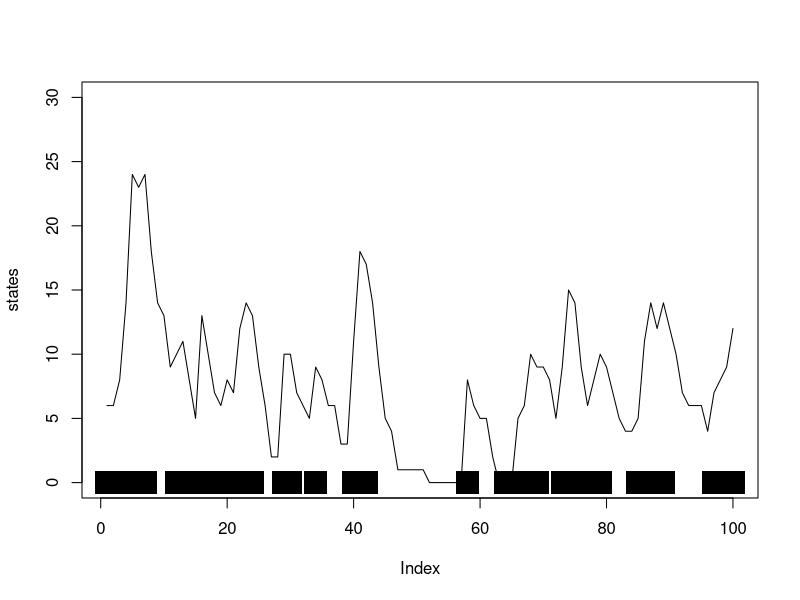

Generate this figure with R:
## set working directory 
setwd("~/PycharmProjects/Stochasticity_Sister_Cells/")

## initialization 
p0 = 6            # initial concentration of the protein
k_ON = .3       # rate of switching to the ON state
k_OFF = .12      # rate of switching to the OFF state
K = k_ON + k_OFF # 
k_s = 4.43        # synthesis (production) rate
k_m = .254      # degradation rate

p_g = function(g1, g2, t) {
  exp(- K * t) * ifelse(g1 == g2, 1, 0) + 
    (1 - exp(- K * t)) * ( ifelse(g2 == 1, k_ON, k_OFF) / K)
}

p_m = function(n1, n2, g, t) {
  k = g * k_s
  mean_n = (k / k_m) * (1 - exp(- k_m * t))
  f = function(q) {
    dpois(n1 - q, mean_n) * exp(- k_m * t)^q * 
      (1 - exp(- k_m * t))^(n2 - q) * 
      choose(n2, q)
  }
  sum(sapply(seq(0, n2), f))
}

curr_state = 1
curr_num = p0
states = c()
numbs = c()
t = 0
while (t < 100) {
  states = c(states, curr_state)
  numbs = c(numbs, curr_num)
  r = runif(1)
  if(r < p_g(1, curr_state, t)) {
    curr_state = 1
  } else {
    curr_state = 0
  }
  n = seq(0, 30)
  s = sapply(n, p_m, n2 = curr_num, g = curr_state, t = 1)
  r = runif(1)
  curr_num = n[cumsum(s) >= r][1]
  t = t + 1
}

states[which(states == 0)] = -20
states[which(states == 1)] = 0
plot(states, ylim = c(0, 30), pch=15, cex= 3.1)
lines(numbs, type = 'l')
